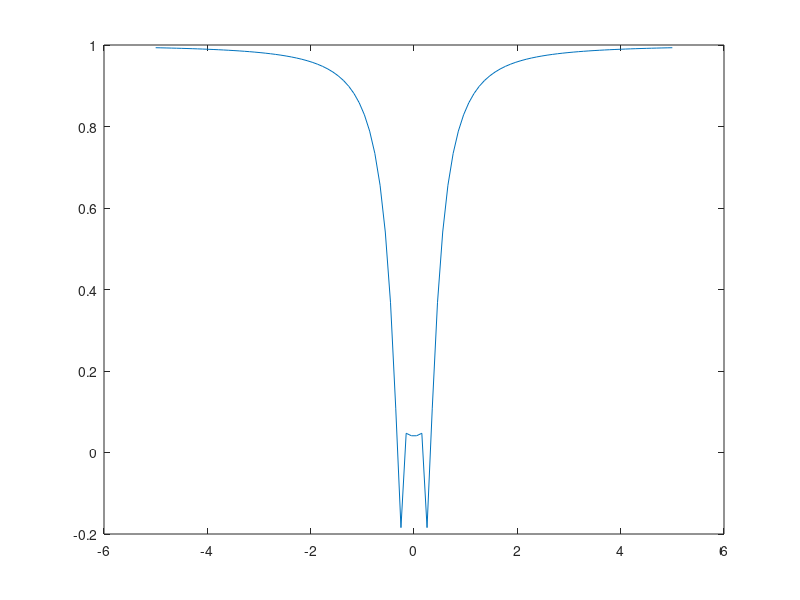

Reproduce this figure in MATLAB.
clear
close all
clc
%matlaba diegna le funzioni per punti quindi fissiamo np numero di punti
np = 100;
x=linspace(-5,5,np);
%linspace non specifico il passo, creo un vettore di punti equispaziati tra
%i primi due termini, e questo intervallo viene diviso in np spazi della
%stessa distanza che non ci interessa
%y=exp(-x.^2); - gaussiana
y=x.*sin(1./x);
plot(x,y)
%se aumento il numero di punti per cui deve passare il grafico allora devo
%aumentare np